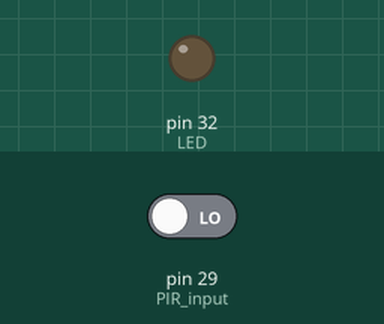
A program run on a simulated Raspberry Pi (header pin numbers). Parts: output pins drawn as LEDs (lit = HIGH). Inputs (shaded band) come from the test bench; at power-on: pin 29 (PIR_input) LOW.

Above: at 1.2 s.
1.3 s: pin 29 (PIR_input) driven HIGH
At 2.5 s:
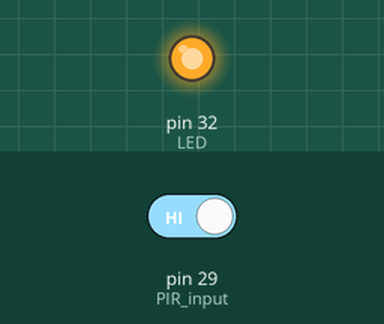
2.8 s: pin 29 (PIR_input) driven LOW
At 3.7 s:
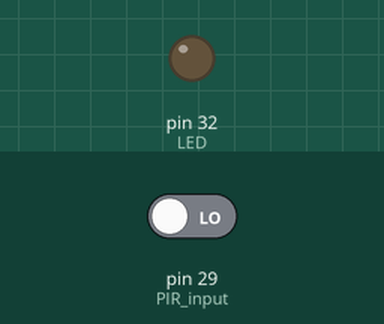
Timing chart, 0 to 5.8 s (numbered marks = the images above; inputs shaded):
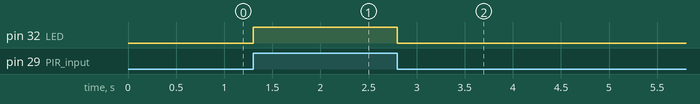

Measured:
- after the input at 1.3 s, pin 32 (LED): LOW → HIGH at once
- after the input at 2.8 s, pin 32 (LED): HIGH → LOW at once

The program:

motion.py
```python
import RPi.GPIO as GPIO

PIR_input = 29				#read PIR Output
LED = 32				#LED for signalling motion detected
GPIO.setwarnings(False)
GPIO.setmode(GPIO.BOARD)		#choose pin no. system choose BOARD or BCM
GPIO.setup(PIR_input, GPIO.IN)
GPIO.setup(LED, GPIO.OUT)
GPIO.output(LED, GPIO.LOW)

while True:
#when motion detected turn on LED
    if(GPIO.input(PIR_input)):
        GPIO.output(LED, GPIO.HIGH)
    else:
        GPIO.output(LED, GPIO.LOW)
```
